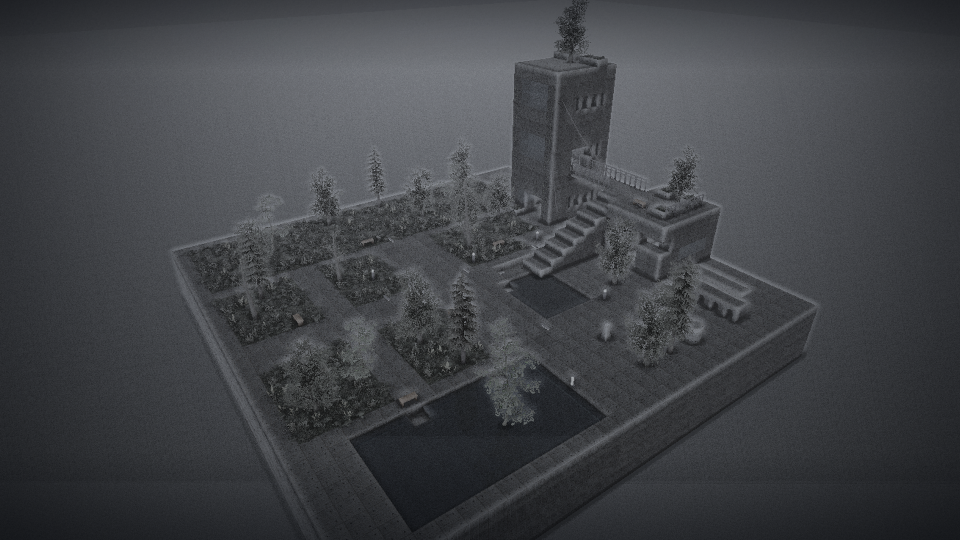
#> input picture creating-constructs-itch-background.png, 1920 x 1080 px (shown at 1/2 size)
$ python -i make_itch_background.py   (imports and definitions only)
#> lines starting #> are read from the running program, lines starting #| are printed output that depends on the picture
#> further down, picture is the input picture: PIL image 1920x1080 RGB; mean R, G, B 65.3, 67.4, 71.2
"""Turn the Overgrown Construct overview capture into an itch.io page background."""
from __future__ import annotations

import math
import random
from pathlib import Path

from PIL import Image, ImageEnhance, ImageFilter, ImageOps

ROOT = Path(__file__).resolve().parents[1]
RAW_BMP = Path.home() / "AppData/Local/Temp/creating-constructs-vines.bmp"
FALLBACK = ROOT / "output" / "itch" / "overgrown-background-raw.png"
OUT_DIR = ROOT / "output" / "itch"
OUT_PNG = ROOT / "creating-constructs-itch-background.png"
OUT_JPG = ROOT / "creating-constructs-itch-background.jpg"
# itch backgrounds are soft full-bleed; 1920x1080 reads well on most pages.
W, H = 1920, 1080


# [18 lines left out: functions load_source, cover, not called in this run]


def soft_vignette(im: Image.Image, strength: float = 0.55) -> Image.Image:
#> called with strength = 0.55
    base = im.convert("RGBA")
    # Build a small radial mask, then upscale — much faster than per-pixel at full res.
    sw, sh = 160, 90
    mask = Image.new("L", (sw, sh), 0)
#> mask: PIL image 160x90 L; every value is 0
    mp = mask.load()
    cx, cy = (sw - 1) / 2, (sh - 1) / 2
    max_r = math.hypot(cx, cy)
    for y in range(sh):
        for x in range(sw):
            t = math.hypot(x - cx, y - cy) / max_r
            mp[x, y] = int(255 * strength * max(0.0, (t - 0.32) / 0.68) ** 1.55)
    mask = mask.resize(base.size, Image.Resampling.LANCZOS).filter(ImageFilter.GaussianBlur(radius=24))
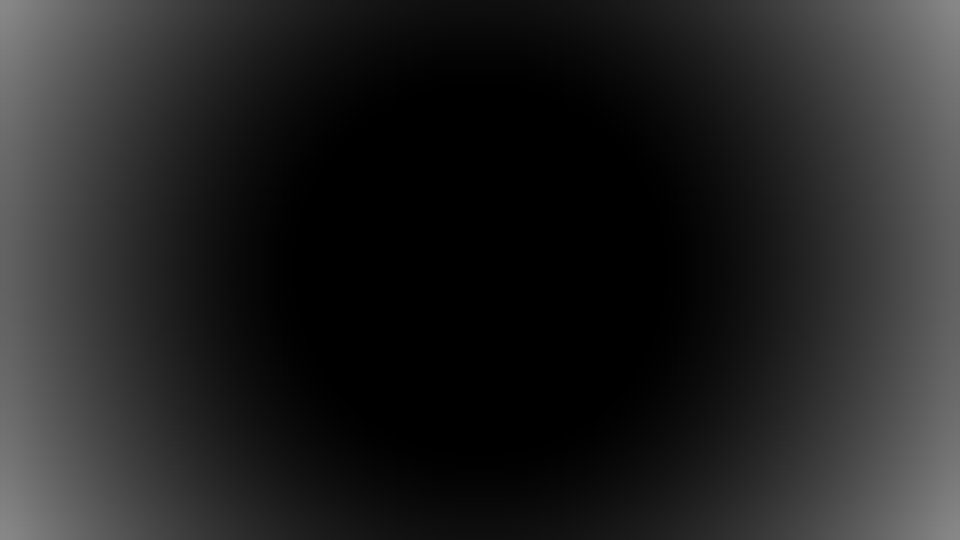
#> mask: PIL image 1920x1080 L (shown at 1/2 size); min 0, max 135, mean 35
    overlay = Image.new("RGBA", base.size, (12, 14, 18, 255))
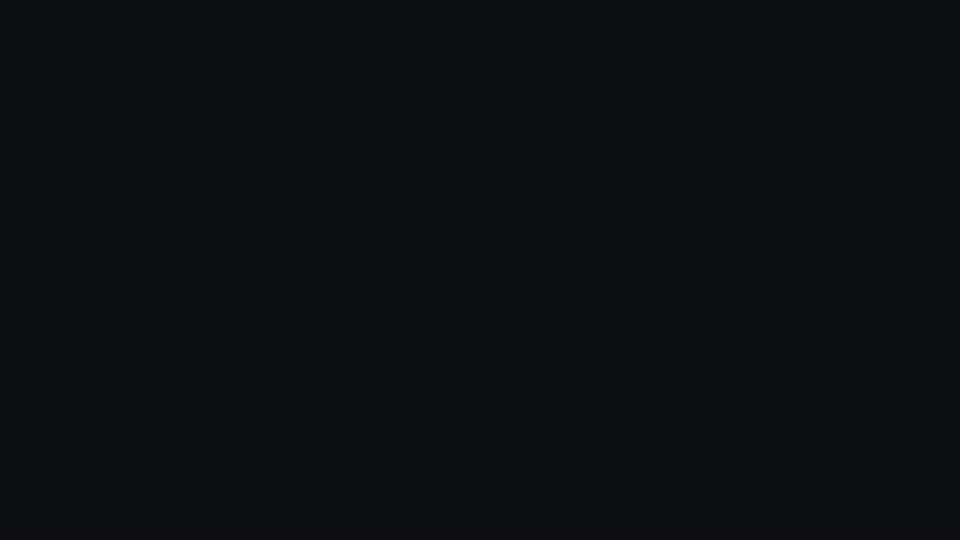
#> overlay: PIL image 1920x1080 RGBA (shown at 1/2 size); mean R, G, B, A 12, 14, 18, 255
    overlay.putalpha(mask)
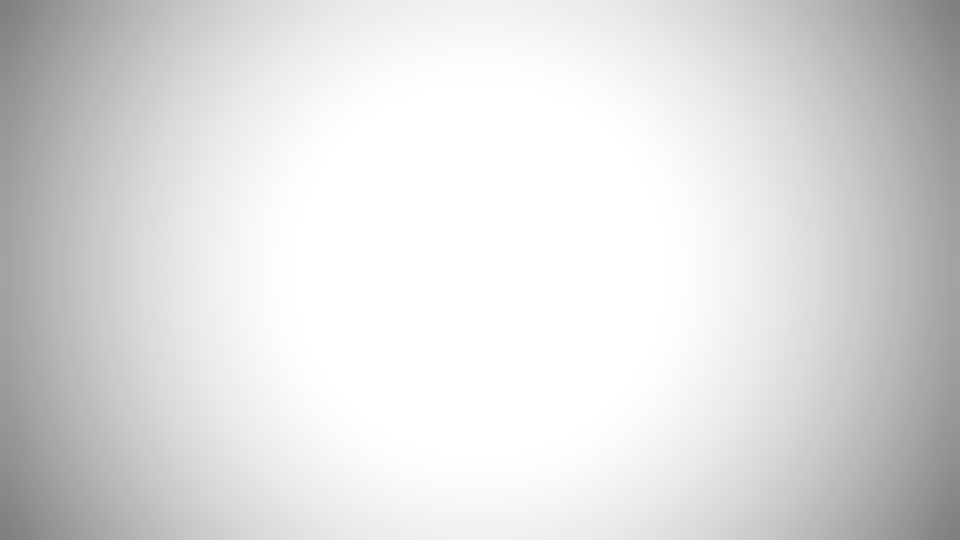
#> overlay: PIL image 1920x1080 RGBA (shown at 1/2 size); mean R, G, B, A 12, 14, 18, 35; transparent parts drawn white
    return Image.alpha_composite(base, overlay).convert("RGB")


# [44 lines left out: functions grain, main, not called in this run]


# [2 lines not run here, left out]

>>> from PIL import Image
>>> picture = Image.open('../creating-constructs-itch-background.png')
>>> result = soft_vignette(picture)
